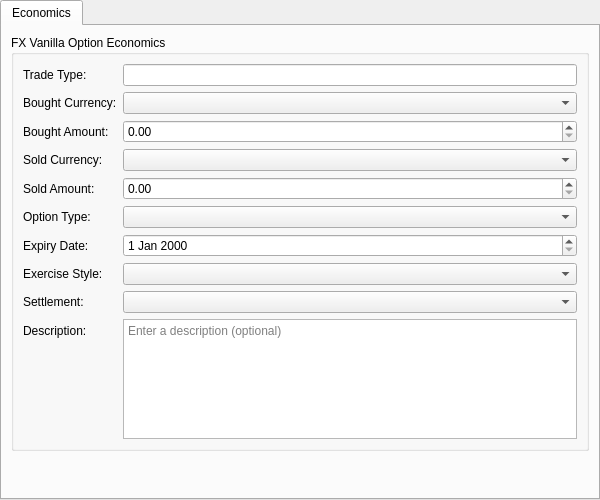
<?xml version="1.0" encoding="UTF-8"?>
<ui version="4.0">
 <class>FxVanillaOptionInstrumentForm</class>
 <widget class="QWidget" name="FxVanillaOptionInstrumentForm">
  <property name="geometry">
   <rect>
    <x>0</x>
    <y>0</y>
    <width>600</width>
    <height>500</height>
   </rect>
  </property>
  <layout class="QVBoxLayout" name="rootLayout">
   <property name="leftMargin"><number>0</number></property>
   <property name="topMargin"><number>0</number></property>
   <property name="rightMargin"><number>0</number></property>
   <property name="bottomMargin"><number>0</number></property>
   <item>
    <widget class="QTabWidget" name="subTabWidget">
     <property name="currentIndex"><number>0</number></property>
     <widget class="QWidget" name="economicsTab">
      <attribute name="title">
       <string>Economics</string>
      </attribute>
      <layout class="QVBoxLayout" name="economicsLayout">
       <item>
        <widget class="QGroupBox" name="economicsGroup">
         <property name="title">
          <string>FX Vanilla Option Economics</string>
         </property>
         <layout class="QFormLayout" name="economicsFormLayout">
          <item row="0" column="0">
           <widget class="QLabel" name="labelTradeTypeCode">
            <property name="text"><string>Trade Type:</string></property>
           </widget>
          </item>
          <item row="0" column="1">
           <widget class="QLineEdit" name="tradeTypeCodeEdit">
            <property name="readOnly"><bool>true</bool></property>
           </widget>
          </item>
          <item row="1" column="0">
           <widget class="QLabel" name="labelBoughtCurrency">
            <property name="text"><string>Bought Currency:</string></property>
           </widget>
          </item>
          <item row="1" column="1">
           <widget class="ores::qt::OreCurrencyComboBox" name="boughtCurrencyCombo"/>
          </item>
          <item row="2" column="0">
           <widget class="QLabel" name="labelBoughtAmount">
            <property name="text"><string>Bought Amount:</string></property>
           </widget>
          </item>
          <item row="2" column="1">
           <widget class="OreDoubleSpinBox" name="boughtAmountSpinBox">
            <property name="decimals"><number>2</number></property>
            <property name="minimum"><double>0.000000000000000</double></property>
            <property name="maximum"><double>999999999999.000000000000000</double></property>
            <property name="singleStep"><double>1000.000000000000000</double></property>
           </widget>
          </item>
          <item row="3" column="0">
           <widget class="QLabel" name="labelSoldCurrency">
            <property name="text"><string>Sold Currency:</string></property>
           </widget>
          </item>
          <item row="3" column="1">
           <widget class="ores::qt::OreCurrencyComboBox" name="soldCurrencyCombo"/>
          </item>
          <item row="4" column="0">
           <widget class="QLabel" name="labelSoldAmount">
            <property name="text"><string>Sold Amount:</string></property>
           </widget>
          </item>
          <item row="4" column="1">
           <widget class="OreDoubleSpinBox" name="soldAmountSpinBox">
            <property name="decimals"><number>2</number></property>
            <property name="minimum"><double>0.000000000000000</double></property>
            <property name="maximum"><double>999999999999.000000000000000</double></property>
            <property name="singleStep"><double>1000.000000000000000</double></property>
           </widget>
          </item>
          <item row="5" column="0">
           <widget class="QLabel" name="labelOptionType">
            <property name="text"><string>Option Type:</string></property>
           </widget>
          </item>
          <item row="5" column="1">
           <widget class="QComboBox" name="optionTypeCombo"/>
          </item>
          <item row="6" column="0">
           <widget class="QLabel" name="labelExpiryDate">
            <property name="text"><string>Expiry Date:</string></property>
           </widget>
          </item>
          <item row="6" column="1">
           <widget class="OreDateEdit" name="expiryDateEdit"/>
          </item>
          <item row="7" column="0">
           <widget class="QLabel" name="labelExerciseStyle">
            <property name="text"><string>Exercise Style:</string></property>
           </widget>
          </item>
          <item row="7" column="1">
           <widget class="QComboBox" name="exerciseStyleCombo"/>
          </item>
          <item row="8" column="0">
           <widget class="QLabel" name="labelSettlement">
            <property name="text"><string>Settlement:</string></property>
           </widget>
          </item>
          <item row="8" column="1">
           <widget class="QComboBox" name="settlementCombo"/>
          </item>
          <item row="9" column="0">
           <widget class="QLabel" name="labelDescription">
            <property name="text"><string>Description:</string></property>
           </widget>
          </item>
          <item row="9" column="1">
           <widget class="QPlainTextEdit" name="descriptionEdit">
            <property name="minimumSize">
             <size><width>0</width><height>60</height></size>
            </property>
            <property name="maximumSize">
             <size><width>16777215</width><height>120</height></size>
            </property>
            <property name="placeholderText">
             <string>Enter a description (optional)</string>
            </property>
           </widget>
          </item>
         </layout>
        </widget>
       </item>
       <item>
        <spacer name="economicsSpacer">
         <property name="orientation"><enum>Qt::Vertical</enum></property>
         <property name="sizeHint" stdset="0">
          <size><width>20</width><height>20</height></size>
         </property>
        </spacer>
       </item>
      </layout>
     </widget>
    </widget>
   </item>
  </layout>
 </widget>
 <customwidgets>
 <customwidget>
  <class>OreDoubleSpinBox</class>
  <extends>QDoubleSpinBox</extends>
  <header>ores.qt/OreDoubleSpinBox.hpp</header>
 </customwidget>
 <customwidget>
  <class>OreDateEdit</class>
  <extends>QDateEdit</extends>
  <header>ores.qt/OreDateEdit.hpp</header>
 </customwidget>
 <customwidget>
  <class>ores::qt::OreCurrencyComboBox</class>
  <extends>QComboBox</extends>
  <header>ores.qt/OreCurrencyComboBox.hpp</header>
 </customwidget>
</customwidgets>
<resources/>
 <connections/>
</ui>
